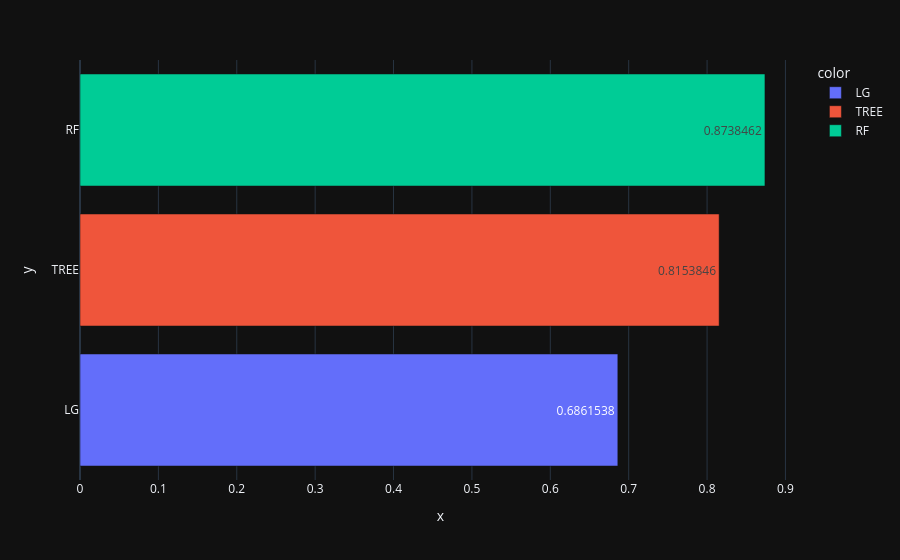

The notebook cell this image was saved under:
### Markdown cell above
### <font color = 'teal'>Comparaison des modèles<font>

### Code cell
# Diagrammes comparant les performances
noms_modeles = ['LG', 'TREE','RF']
liste_exactitudes = [exactitude_reg_logistique, exactitude_arbre, exactitude_foret]
liste_f1 = [f1_reg_logistique,f1_arbre, f1_foret]
liste_resultats = [liste_exactitudes, liste_f1]

for indice in range(2):

    graphique = px.bar(y = noms_modeles, x = liste_resultats[indice], color = noms_modeles, text_auto = True)
    graphique.show()

### Figure 1 — Plotly figure (JSON) as saved in the notebook; plotly's stock layout.template omitted (floating-point values rounded to 4 significant figures)
{"data": [{"hovertemplate": "color=LG<br>x=%{x}<br>y=%{y}<extra></extra>", "legendgroup": "LG", "marker": {"color": "#636efa", "pattern": {"shape": ""}}, "name": "LG", "orientation": "h", "showlegend": true, "textposition": "auto", "texttemplate": "%{x}", "x": [0.6862], "xaxis": "x", "y": ["LG"], "yaxis": "y", "type": "bar"}, {"hovertemplate": "color=TREE<br>x=%{x}<br>y=%{y}<extra></extra>", "legendgroup": "TREE", "marker": {"color": "#EF553B", "pattern": {"shape": ""}}, "name": "TREE", "orientation": "h", "showlegend": true, "textposition": "auto", "texttemplate": "%{x}", "x": [0.8154], "xaxis": "x", "y": ["TREE"], "yaxis": "y", "type": "bar"}, {"hovertemplate": "color=RF<br>x=%{x}<br>y=%{y}<extra></extra>", "legendgroup": "RF", "marker": {"color": "#00cc96", "pattern": {"shape": ""}}, "name": "RF", "orientation": "h", "showlegend": true, "textposition": "auto", "texttemplate": "%{x}", "x": [0.8738], "xaxis": "x", "y": ["RF"], "yaxis": "y", "type": "bar"}], "layout": {"xaxis": {"anchor": "y", "domain": [0.0, 1.0], "title": {"text": "x"}}, "yaxis": {"anchor": "x", "domain": [0.0, 1.0], "title": {"text": "y"}}, "legend": {"title": {"text": "color"}, "tracegroupgap": 0}, "margin": {"t": 60}, "barmode": "relative"}}
